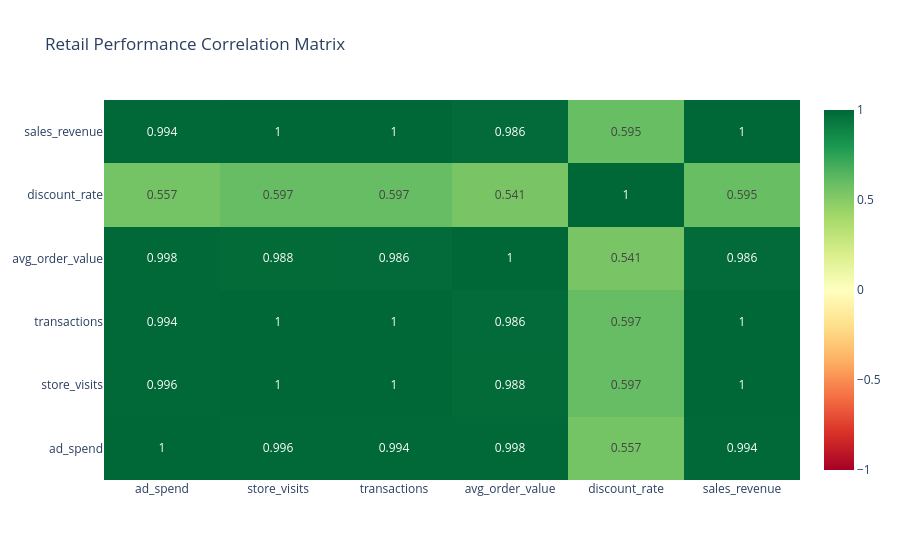

Source (notebook cell):
### Code cell
# Build a Plotly heatmap of your manual correlation matrix.
# Identify the z values, x labels, and y labels from correlation_matrix.
import plotly.graph_objects as go

fig = go.Figure(
    data=go.Heatmap(
        z=correlation_matrix.to_numpy(dtype=float),
        x=correlation_matrix.columns.tolist(),
        y=correlation_matrix.index.tolist(),
        zmin=-1,
        zmax=1,
        colorscale="RdYlGn",
        text=np.round(correlation_matrix.to_numpy(dtype=float), 3),
        texttemplate="%{text}",
    )
)
fig.update_layout(title="Retail Performance Correlation Matrix", template="plotly_white")
import plotly.io as pio
pio.renderers.default = "vscode" 
fig.show()

### Figure 1 — Plotly figure (JSON) as saved in the notebook; plotly's stock layout.template omitted (floating-point values rounded to 4 significant figures)
{"data": [{"colorscale": [[0, "rgb(165,0,38)"], [0.1, "rgb(215,48,39)"], [0.2, "rgb(244,109,67)"], [0.3, "rgb(253,174,97)"], [0.4, "rgb(254,224,139)"], [0.5, "rgb(255,255,191)"], [0.6, "rgb(217,239,139)"], [0.7, "rgb(166,217,106)"], [0.8, "rgb(102,189,99)"], [0.9, "rgb(26,152,80)"], [1, "rgb(0,104,55)"]], "text": [[1.0, 0.996, 0.994, 0.998, 0.557, 0.994], [0.996, 1.0, 1.0, 0.988, 0.597, 1.0], [0.994, 1.0, 1.0, 0.986, 0.597, 1.0], [0.998, 0.988, 0.986, 1.0, 0.541, 0.986], [0.557, 0.597, 0.597, 0.541, 1.0, 0.595], [0.994, 1.0, 1.0, 0.986, 0.595, 1.0]], "texttemplate": "%{text}", "type": "heatmap", "x": ["ad_spend", "store_visits", "transactions", "avg_order_value", "discount_rate", "sales_revenue"], "y": ["ad_spend", "store_visits", "transactions", "avg_order_value", "discount_rate", "sales_revenue"], "z": [[1.0, 0.9957, 0.9945, 0.9978, 0.5568, 0.9944], [0.9957, 1.0, 0.9999, 0.9884, 0.597, 0.9997], [0.9945, 0.9999, 1.0, 0.9864, 0.5975, 0.9998], [0.9978, 0.9884, 0.9864, 1.0, 0.5405, 0.9864], [0.5568, 0.597, 0.5975, 0.5405, 1.0, 0.5948], [0.9944, 0.9997, 0.9998, 0.9864, 0.5948, 1.0]], "zmax": 1, "zmin": -1}], "layout": {"title": {"text": "Retail Performance Correlation Matrix"}}}
